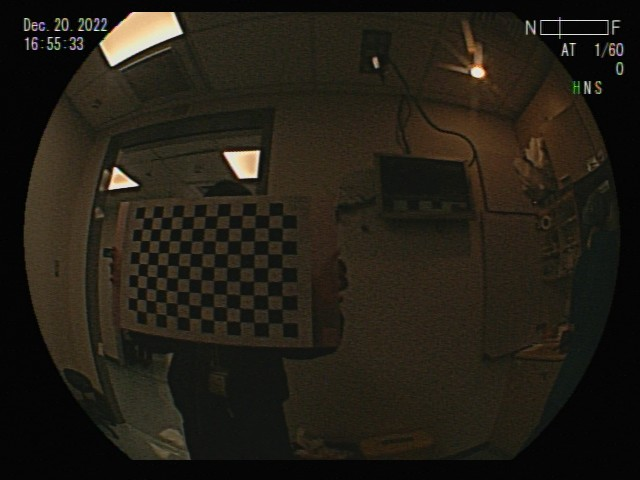
#> input picture camera_img/1_20221220170359_01.jpg, 640 x 480 px; its folder holds only this picture in this run
$ python camera_calibaration.py
#> lines starting #> are read from the running program, lines starting #| are printed output that depends on the picture; after the words box and inside, x2 and y2 are one past the last pixel; in counts of white or black regions, pixels touching at a corner belong together; long printed decimals are rounded
import numpy as np
import cv2 as cv
import glob

checkerboard = (13, 9)
# termination criteria
criteria = (cv.TERM_CRITERIA_EPS + cv.TERM_CRITERIA_MAX_ITER, 30, 0.001)
# prepare object points, like (0,0,0), (1,0,0), (2,0,0) ....,(6,5,0)
objp = np.zeros((checkerboard[0]*checkerboard[1], 3), np.float32)
objp[:,:2] = np.mgrid[0:checkerboard[0],0:checkerboard[1]].T.reshape(-1,2)
# Arrays to store object points and image points from all the images.
objpoints = [] # 3d point in real world space
imgpoints = [] # 2d points in image plane.
images = glob.glob('./camera_img/*.jpg')
for fname in images:
    print("fname : ", fname)
    img = cv.imread(fname)
#> img is the input picture: shape (480, 640, 3); mean B, G, R 22, 30.8, 35.2
    gray = cv.cvtColor(img, cv.COLOR_BGR2GRAY)
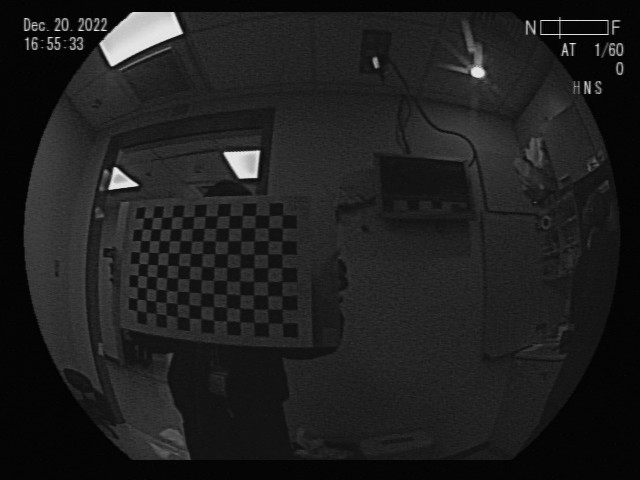
#> gray: shape (480, 640); min 0, max 251, mean 31.1
    # Find the chess board corners
    ret, corners = cv.findChessboardCorners(gray, checkerboard, None)
#> ret = True; corners = 117 rows, first 8: [281.9, 323.3], [268.3, 322.8], [254.2, 322.3], [240.1, 321.7], [226.4, 320.7], [213.3, 320.2], [201.4, 318.3], [188.7, 318.1]
    # If found, add object points, image points (after refining them)
    print("ret :", ret)
#| ret : True
    if ret == True:
        objpoints.append(objp)
        corners2 = cv.cornerSubPix(gray,corners, (11,11), (-1,-1), criteria)
#> corners2 = 117 rows, first 8: [282.6, 322.8], [268.2, 322.5], [253.8, 322.4], [239.7, 321.8], [226.4, 321.1], [220.3, 321.4], [195.9, 318.4], [182.7, 309.5]
        imgpoints.append(corners2)
        # Draw and display the corners
        cv.drawChessboardCorners(img, checkerboard, corners2, ret)
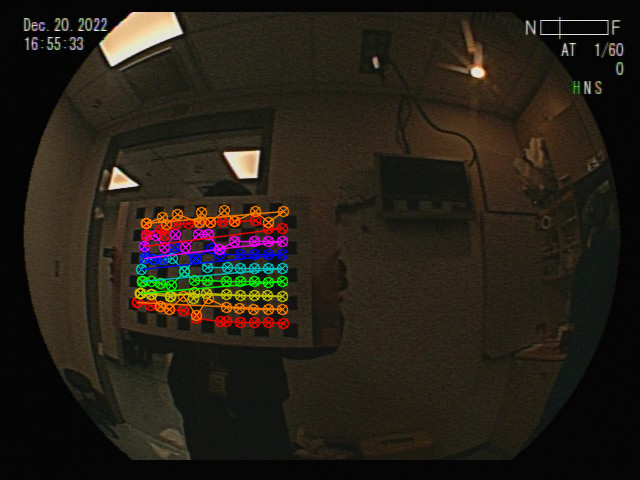
#> img: shape (480, 640, 3); 3.98% of pixels changed, all inside (x1, y1, x2, y2) = (131, 204, 290, 330)
        cv.imwrite('./out/' + fname,img)
        cv.imshow('img', img)
        cv.waitKey(500)
cv.destroyAllWindows()

h, w = img.shape[:2]
#> h = 480; w = 640

ret, mtx, dist, rvecs, tvecs = cv.calibrateCamera(objpoints, imgpoints, gray.shape[::-1], None, None)
#> ret = 5.66; mtx = [[49.58, 0, 243.7], [0, 45.03, 235.2], [0, 0, 1]]; dist = [[-0.0467, 0.0032, 0.0166, -0.00241, -0.00015]]; rvecs = ([0.0407, 0.0633, 3.15],); tvecs = ([2.63, 6.31, 3.06],)

print("camera matrix: ")
print(mtx)
#| [[ 49.579   0.         243.744]
#|  [  0.          45.034 235.229]
#|  [  0.           0.           1.        ]]
# [6 lines of commented-out code are left out]

$ run again, on camera_img/1_20221220170359_07.jpg
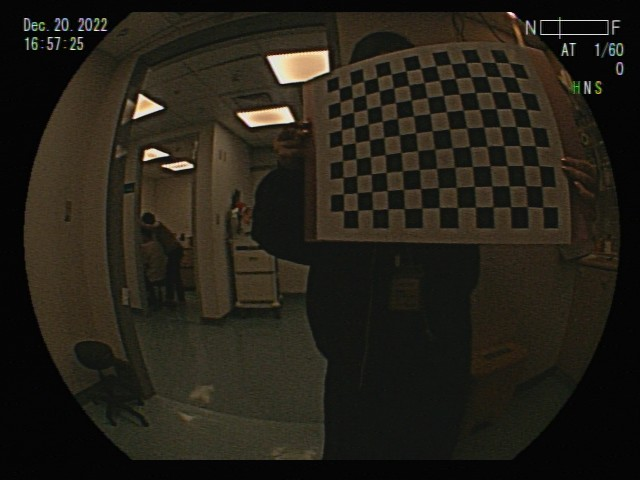
#> input picture camera_img/1_20221220170359_07.jpg, 640 x 480 px
#> img is the input picture: shape (480, 640, 3); mean B, G, R 24, 32.8, 36.7
#> `gray = cv.cvtColor(img, cv.COLOR_BGR2GRAY)`:
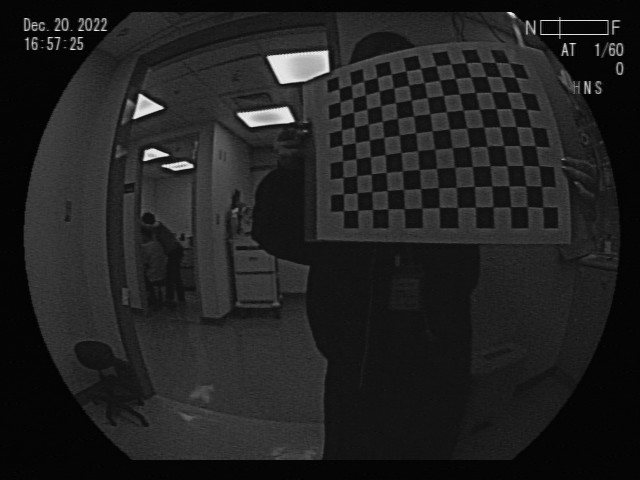
#> gray: shape (480, 640); min 0, max 248, mean 32.9
#> `ret, corners = cv.findChessboardCorners(gray, checkerboard, None)`: ret = True; corners = 117 rows, first 8: [338.5, 89.03], [351.4, 84.93], [363.5, 81.29], [377.1, 77.43], [391.3, 74.15], [405.8, 70.83], [420.2, 68.59], [435.9, 65.58]
#| ret : True
#> corners2 = 117 rows, first 8: [338.5, 89.03], [358.9, 79.34], [358.9, 79.21], [377.3, 77.66], [390.9, 72.64], [406.1, 71.07], [420.6, 68.32], [436.1, 65.69]
#> `cv.drawChessboardCorners(img, checkerboard, corners2, ret)`:
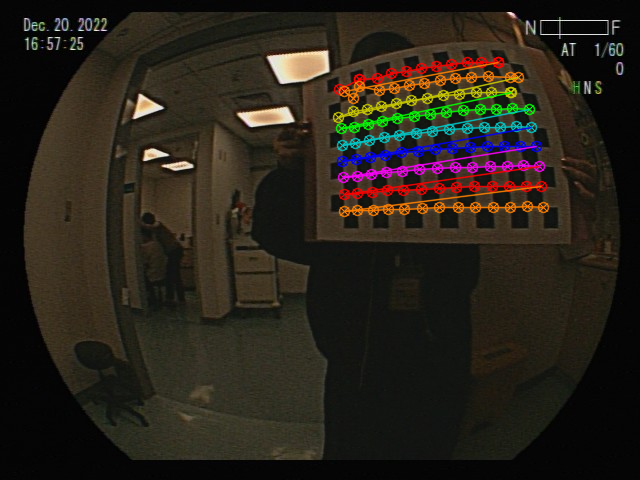
#> img: shape (480, 640, 3); 5.51% of pixels changed, all inside (x1, y1, x2, y2) = (332, 56, 550, 218)
#> `ret, mtx, dist, rvecs, tvecs = cv.calibrateCamera(objpoints, imgpoints..`: ret = 2.3; mtx = [[124.3, 0, 366.5], [0, 140.1, 170.8], [0, 0, 1]]; dist = [[-0.128, 0.0341, 0.0138, -0.0106, -0.00414]]; rvecs = ([-0.0362, 0.29, -0.0734],); tvecs = ([-2.04, -5.66, 8.77],)
#| [[124.251   0.         366.513]
#|  [  0.         140.083 170.820]
#|  [  0.           0.           1.        ]]

$ run again, on camera_img/1_20221220170359_02.jpg
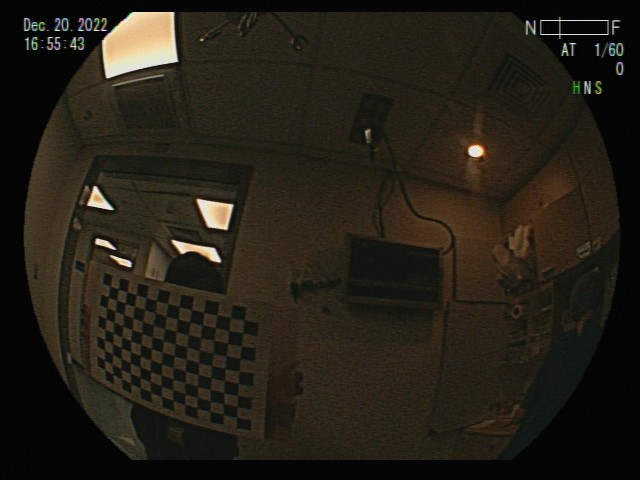
#> input picture camera_img/1_20221220170359_02.jpg, 640 x 480 px
#> img is the input picture: shape (480, 640, 3); mean B, G, R 22.8, 31.9, 36.7
#> `gray = cv.cvtColor(img, cv.COLOR_BGR2GRAY)`:
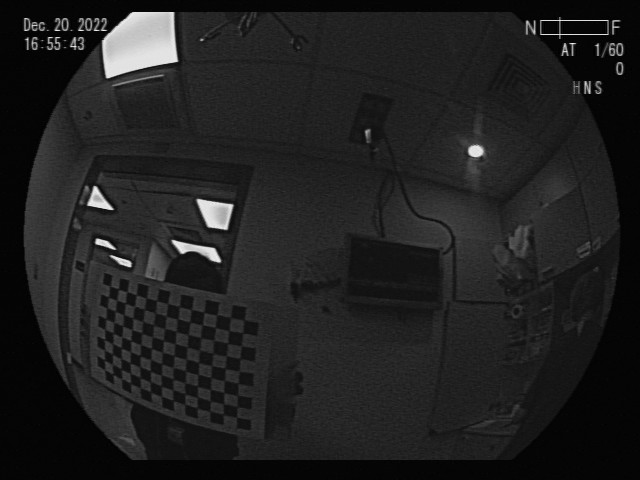
#> gray: shape (480, 640); min 0, max 248, mean 32.3
#> `ret, corners = cv.findChessboardCorners(gray, checkerboard, None)`: ret = True; corners = 117 rows, first 8: [110, 286.1], [118.6, 289], [127.3, 291.8], [136.4, 294.8], [146.3, 298], [156.5, 300.5], [167.5, 303.5], [179.4, 306.5]
#| ret : True
#> corners2 = 117 rows, first 8: [115.4, 293.4], [118, 293.7], [121.1, 294.6], [131, 298.4], [139.4, 301.2], [150.1, 303.8], [162, 307.7], [172.2, 311.2]
#> `cv.drawChessboardCorners(img, checkerboard, corners2, ret)`:
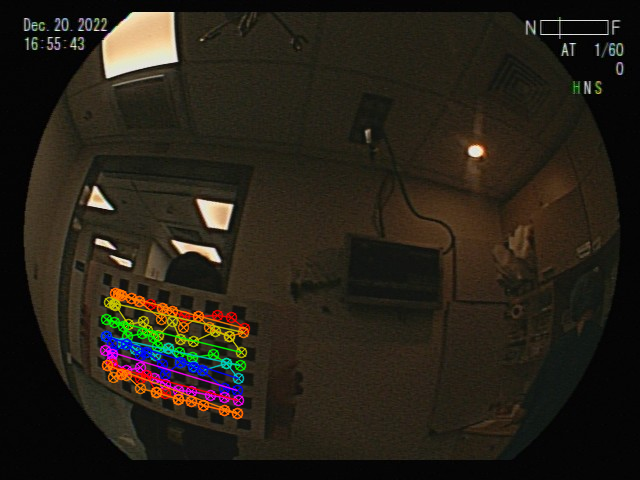
#> img: shape (480, 640, 3); 3.31% of pixels changed, all inside (x1, y1, x2, y2) = (99, 287, 251, 420)
#> `ret, mtx, dist, rvecs, tvecs = cv.calibrateCamera(objpoints, imgpoints..`: ret = 6.1; mtx = [[374.7, 0, 373.9], [0, 347, 235.7], [0, 0, 1]]; dist = [[-0.776, 0.28, 0.0449, -0.0764, -0.047]]; rvecs = ([-0.491, -0.391, 0.137],); tvecs = ([-18.93, 3.08, 18.57],)
#| [[374.738   0.         373.900 ]
#|  [  0.         346.951 235.738 ]
#|  [  0.           0.           1.        ]]
